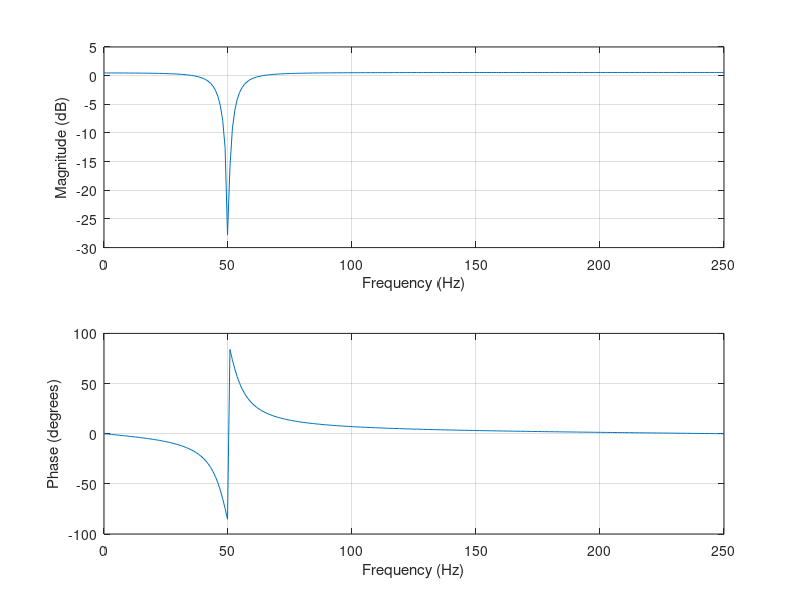
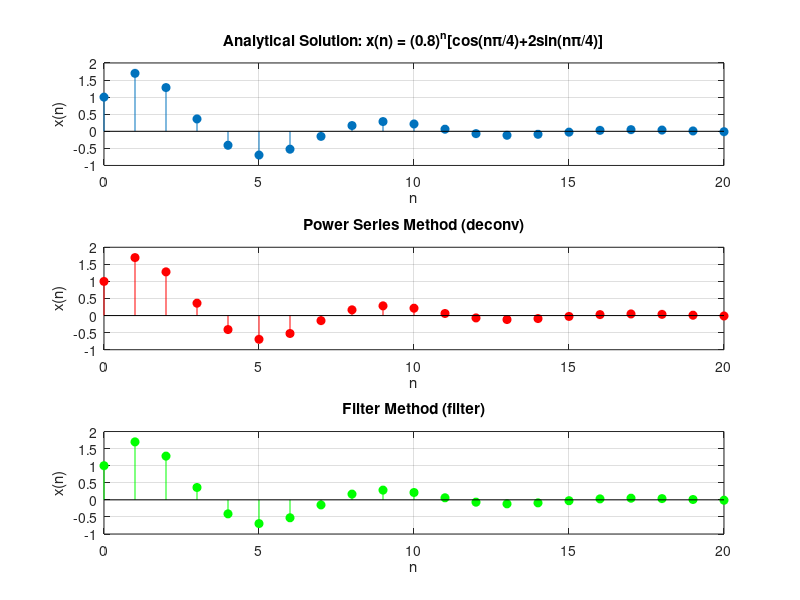
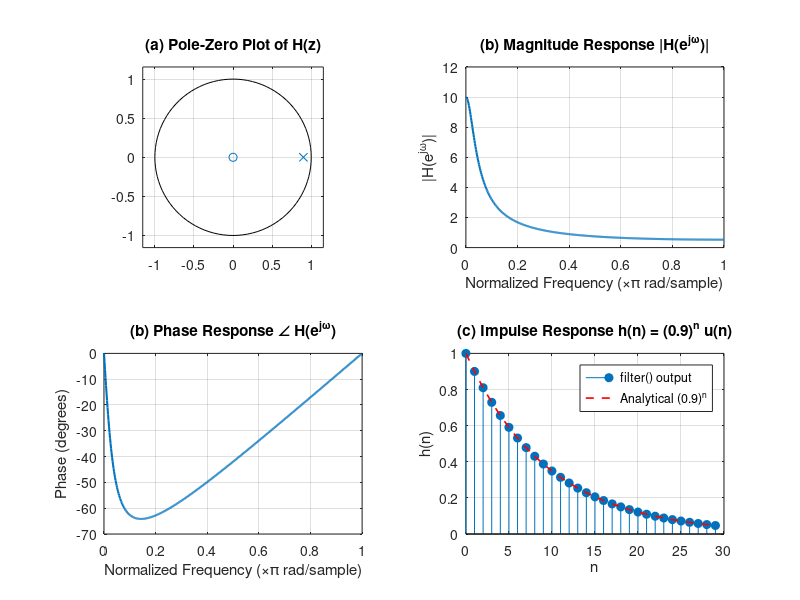

Recreate these plots in MATLAB, in order.
clear all
close all
clc

%% ===== Example 1: Inverse Z-transform using Power Series (deconv) =====
b = [1 2 1];
a = [1 -1 0.3561];
n = 5;
b = [b zeros(1,n-1)];
[x,r] = deconv(b,a);
disp(x)


%% ===== Example 2: Inverse Z-transform of Multiple N/D pairs (sos2tf + deconv) =====
n = 5;   % number of power series points
N1 = [1 -1.122346 1];
D1 = [1 -1.433509 0.858111];
N2 = [1 1.474597 1];
D2 = [1 -1.293601 0.556929];
N3 = [1 1 0];
D3 = [1 -0.612159 0];
B = [N1;
    N2;
    N3];
A = [D1;
    D2;
    D3];
[b,a] = sos2tf([B A]);
b = [b zeros(1,n-1)];
[x,r] = deconv(b,a);
disp(x)


%% ===== Example 3: Partial Fraction Expansion (residuez) =====
[r,p,k] = residuez([1 2 1],[1 -1 0.3561])


%% ===== Example 4: Partial Fraction of Multiple N/D pairs (sos2tf + residuez) =====
N1 = [1 -1.122346 1];
N2 = [1 -0.437833 1];
N3 = [1 1 0];
D1 = [1 -1.433509 0.85811];
D2 = [1 -1.293601 0.556929];
D3 = [1 -0.612159 1];
sos = [N1 D1;
    N2 D2;
    N3 D3];
[b,a] = sos2tf(sos);
[r,p,k] = residuez(b,a)


%% ===== Example 5: Pole-Zero Diagram (zplane) =====
b = [1 -1.6180 1];
a = [1 -1.5161 0.878];
zplane(b,a)

% ---- Alternative: Find poles/zeros directly using roots ----
b = [1 -1.618 1];
a = [1 -1.5161 0.878];
zk = roots(b);
pk = roots(a);
B = poly(zk);
A = poly(pk);


%% ===== Example 6: Frequency Response (freqz) =====
b = [1 -1.6180 1];
a = [1 -1.5161 0.878];
freqz(b,a,256,500);


%% ===== Example 7: Cascade-to-Parallel Structure Conversion =====
nstage = 2;
N1 = [1 0.481199 1];
N2 = [1 1.474597 1];
D1 = [1 0.052921 0.831731];
D2 = [1 -0.304609 0.238865];
sos = [N1 D1;
    N2 D2];
[b,a] = sos2tf(sos);
[c,p,k] = residuez(b,a);
m = length(b);
b0 = b(m)/a(m);
j = 1;
for i = 1:nstage
    bk(j) = c(j) + c(j+1);
    bk(j+1) = -(c(j)*p(j+1) + c(j+1)*p(j));
    ak(j) = -(p(j) + p(j+1));
    ak(j+1) = p(j)*p(j+1);
    j = j + 2;
end
b0
ak
bk
c
p
k



%% Problem 1

clear all; close all;

% ---------------- Analytical Solution ----------------
r = 0.8;
theta = pi/4;
n = 0:20;
x_analytical = (r.^n) .* (cos(n*theta) + 2*sin(n*theta));

% ---------------- Verification using deconv (power series) ----------------
b = [1, 0.4*sqrt(2)];
a = [1, -0.8*sqrt(2), 0.64];

% ---- length ঠিক রাখার জন্য সংশোধন ----
N_points = length(n);                                  % কতগুলো point দরকার
b_ext = [b, zeros(1, N_points + length(a) - length(b) - 1)];  % সঠিক padding
[x_deconv, ~] = deconv(b_ext, a);
x_deconv = x_deconv(1:N_points);   % প্রয়োজনীয় length এ কেটে নেওয়া

% ---------------- Verification using residuez ----------------
[res, poles, k] = residuez(b, a);
disp('Poles:'); disp(poles);
disp('Residues:'); disp(res);

% ---------------- Verification using filter() ----------------
impulse_input = [1, zeros(1,length(n)-1)];
x_filter = filter(b, a, impulse_input);

% ---------------- Compare all three methods ----------------
figure;
subplot(311)
stem(n, x_analytical, 'filled');
title('Analytical Solution: x(n) = (0.8)^n[cos(n\pi/4)+2sin(n\pi/4)]');
xlabel('n'); ylabel('x(n)'); grid on;

subplot(312)
stem(n, x_deconv, 'filled', 'r');
title('Power Series Method (deconv)');
xlabel('n'); ylabel('x(n)'); grid on;

subplot(313)
stem(n, x_filter, 'filled', 'g');
title('Filter Method (filter)');
xlabel('n'); ylabel('x(n)'); grid on;

% ---------------- Numerical error check ----------------
fprintf('Max error (Analytical vs Filter): %e\n', max(abs(x_analytical - x_filter)));
fprintf('Max error (Analytical vs Deconv): %e\n', max(abs(x_analytical - x_deconv)));



%% Problem 2

clear all; close all;

% ---------------- System coefficients ----------------
b = [1];           % numerator: X(z) coefficient
a = [1, -0.9];      % denominator: 1 - 0.9 z^-1

% ---------------- (a) Pole-Zero Plot ----------------
figure;
subplot(2,2,1);
zplane(b,a);
title('(a) Pole-Zero Plot of H(z)');
grid on;

% ---------------- (b) Frequency Response ----------------
[H, w] = freqz(b, a, 512);

subplot(2,2,2);
plot(w/pi, abs(H), 'LineWidth', 1.5);
title('(b) Magnitude Response |H(e^{j\omega})|');
xlabel('Normalized Frequency (\times\pi rad/sample)');
ylabel('|H(e^{j\omega})|');
grid on;

subplot(2,2,3);
plot(w/pi, angle(H)*180/pi, 'LineWidth', 1.5);
title('(b) Phase Response \angle H(e^{j\omega})');
xlabel('Normalized Frequency (\times\pi rad/sample)');
ylabel('Phase (degrees)');
grid on;

% ---------------- (c) Impulse Response ----------------
N = 30;
n = 0:N-1;
impulse_input = [1, zeros(1, N-1)];
h_n = filter(b, a, impulse_input);

% Analytical form: h(n) = (0.9)^n u(n)
h_analytical = (0.9).^n;

subplot(2,2,4);
stem(n, h_n, 'filled');
hold on;
plot(n, h_analytical, 'r--', 'LineWidth', 1.2);
title('(c) Impulse Response h(n) = (0.9)^n u(n)');
xlabel('n'); ylabel('h(n)');
legend('filter() output','Analytical (0.9)^n');
grid on;

% ---------------- Verify Analytical vs filter() output ----------------
fprintf('Max error between filter() and analytical h(n): %e\n', ...
    max(abs(h_n - h_analytical)));
